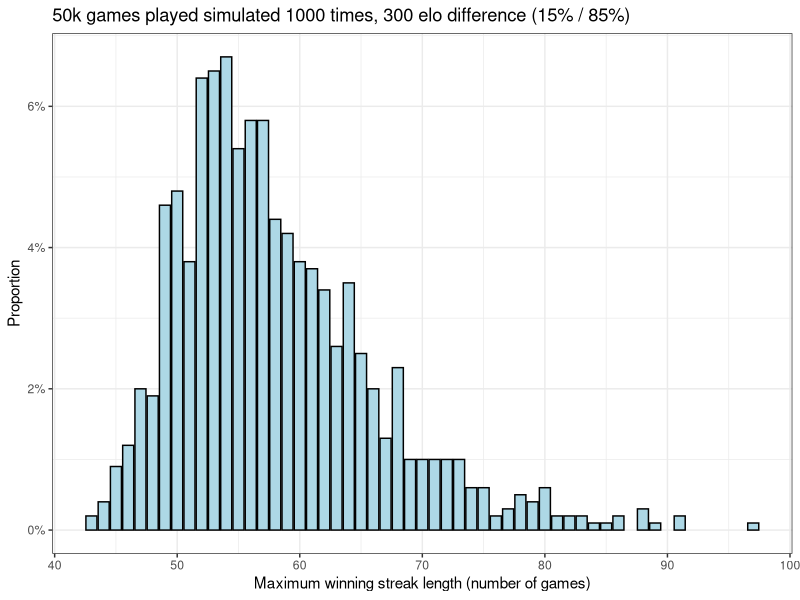
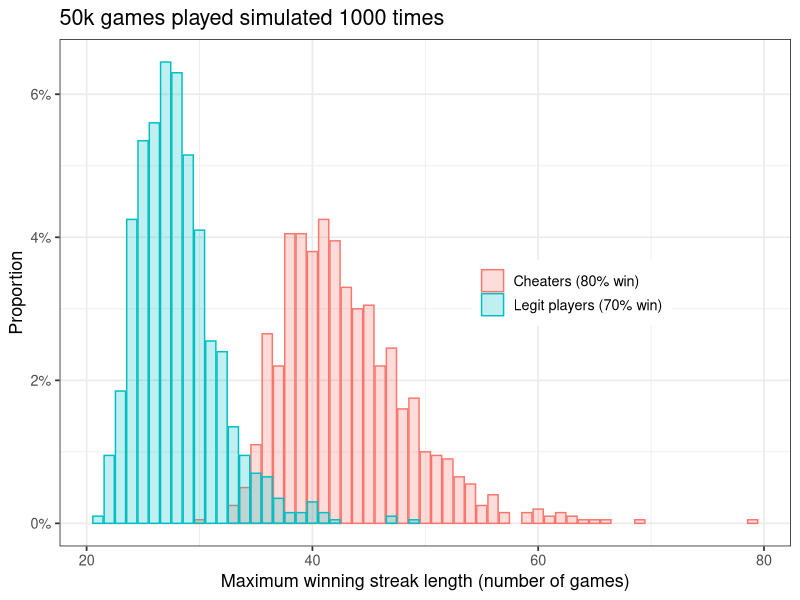

The R source for these figures, in order:
## ---- chunk 1
knitr::opts_chunk$set(include = TRUE, echo = TRUE, message = FALSE, warning = FALSE)
## ---- chunk 2
library(tidyverse)

#Loss = 0, Win = 1
result <- c(0, 1)

#Probability for Loss = 15 %, probability for Win = 85 % (roughly approximating an elo-rating difference of 300)
probability <- c(0.15, 0.85)

#Streak length of interest
streak <- 44

#Number of games played
games <- 50000

#How many times we iterate over the simulation
replicates <- 1000

#Simulate sample of 50000 games such that in each game, we win 85% of the time and lose 15% of the time
#Result: list of 0s and 1s for each game (display first 30)
set.seed(1)
head(sample(result, games, replace=TRUE, prob = probability), 30)

#For these games, calculate the length of each win streak. 
#Result: list of winning streak lengths across all 50000 games (display first 30)
set.seed(1)
run_length_all <- rle(sample(result, games, replace=TRUE, prob = probability))
run_length_wins <- run_length_all$lengths[run_length_all$values==1]
run_length_losses <- run_length_all$lengths[run_length_all$values==0] #to be used later (not yet analysed)
head(run_length_wins, 30)

#Calculate the number of winning streaks longer than 44
sum(run_length_wins > streak)

#Calculate the number of winning streaks longer than 44 1000 times, obtain mean and standard deviation
set.seed(1)
run_length_wins_repl <- replicate(replicates, with(rle(sample(result, games, replace=TRUE, prob = probability)), sum(lengths[values==1] > streak)))
head(run_length_wins_repl, 30)
mean(run_length_wins_repl)
sd(run_length_wins_repl)


#Calculate the number of times there were 0 winning streaks of at least 44 games, express it as a probability
set.seed(1)
sum(run_length_wins_repl == 0) / replicates
## ---- chunk 3
#Histogram showing the distribution of the maximum streak lengths across all simulations
set.seed(1)
chess_data <- tibble(x = replicate(replicates, with(rle(sample(result, games, replace=TRUE, prob = probability)), max(lengths[values==1]))))

chess_data %>% ggplot(aes(x)) +
  geom_bar(aes(y = (..count..)/sum(..count..)), color = "black", fill = "lightblue") +
  #geom_histogram(aes(y=..density..), color = "black", fill = "lightblue") +
  #geom_density() +
  scale_y_continuous(labels = scales::label_percent(accuracy = 1L)) +
  labs(y = "Proportion", x = "Maximum winning streak length (number of games)",
       title = "50k games played simulated 1000 times, 300 elo difference (15% / 85%)") +
  theme_bw()
## ---- chunk 4
#Histogram showing the distribution of the maximum streak lengths across all simulations, separetely for hypothetical cheaters (with 80% win probability) and legit players (with 70% win probability)
set.seed(1)
probability_cheaters <- c(0.2, 0.8)
probability_legit <- c(0.30, 0.70)

chess_data_cheaters <- tibble(x = replicate(replicates, with(rle(sample(result, games, replace=TRUE, prob = probability_cheaters)), max(lengths[values==1]))), group = "Cheaters (80% win)")
chess_data_legit <- tibble(x = replicate(replicates, with(rle(sample(result, games, replace=TRUE, prob = probability_legit)), max(lengths[values==1]))),
                           group = "Legit players (70% win)")

chess_data_all <- rbind(chess_data_cheaters, chess_data_legit)


chess_data_all %>% ggplot(aes(x, fill = group, color = group)) +
  #geom_density(aes(color = group, fill = group), alpha=.5) +
  geom_bar(aes(y = (..count..)/sum(..count..)), alpha = .25, position = "identity") +
  #geom_histogram(aes(y=..density..), color = "black", fill = "lightblue") +
  scale_y_continuous(labels = scales::label_percent(accuracy = 1L)) +
  labs(y = "Proportion", x = "Maximum winning streak length (number of games)",
       title = "50k games played simulated 1000 times") +
  theme_bw(base_size=13) +
  theme(legend.position = c(0.7,0.5)) +
  # scale_fill_manual(values = c("salmon", "blue")) +
  # scale_color_manual(values = c("salmon", "blue")) +
  labs(color = NULL, fill = NULL)

#wilcox.test(chess_data_all$x~chess_data_all$group)


